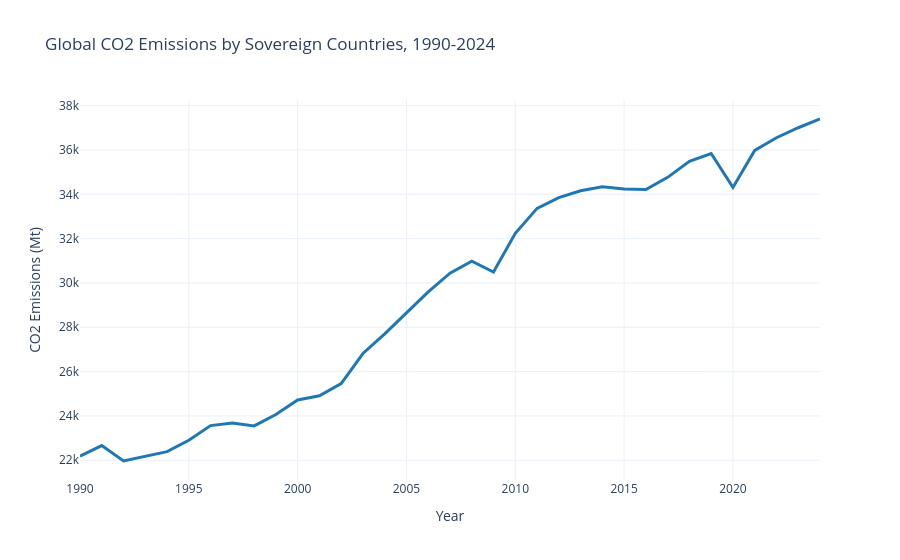

Notebook code cell kept with this figure:
### Markdown cell above
<a id="w1-3"></a>
### 1.3 Exploratory Data Analysis (EDA)

### Code cell
global_co2 = df.groupby("year")["co2"].sum().reset_index()

fig = px.line(
    global_co2, x="year", y="co2",
    title="Global CO2 Emissions by Sovereign Countries, 1990-2024",
    labels={"co2": "CO2 Emissions (Mt)", "year": "Year"},
)
fig.update_traces(line_color="#1f77b4", line_width=3)
fig.update_layout(template="plotly_white")
fig.show()

### Figure 1 — Plotly figure (JSON) as saved in the notebook; plotly's stock layout.template omitted (floating-point values rounded to 4 significant figures)
{"data": [{"hovertemplate": "Year=%{x}<br>CO2 Emissions (Mt)=%{y}<extra></extra>", "legendgroup": "", "line": {"color": "#1f77b4", "dash": "solid", "width": 3}, "marker": {"symbol": "circle"}, "mode": "lines", "name": "", "orientation": "v", "showlegend": false, "type": "scatter", "x": [1990, 1991, 1992, 1993, 1994, 1995, 1996, 1997, 1998, 1999, 2000, 2001, 2002, 2003, 2004, 2005, 2006, 2007, 2008, 2009, 2010, 2011, 2012, 2013, 2014, 2015, 2016, 2017, 2018, 2019, 2020, 2021, 2022, 2023, 2024], "xaxis": "x", "y": [22180.0, 22660.0, 21970.0, 22190.0, 22390.0, 22900.0, 23560.0, 23680.0, 23550.0, 24060.0, 24720.0, 24910.0, 25460.0, 26820.0, 27700.0, 28650.0, 29600.0, 30440.0, 30980.0, 30490.0, 32240.0, 33370.0, 33850.0, 34160.0, 34340.0, 34240.0, 34210.0, 34770.0, 35490.0, 35840.0, 34310.0, 35980.0, 36550.0, 37000.0, 37400.0], "yaxis": "y"}], "layout": {"legend": {"tracegroupgap": 0}, "title": {"text": "Global CO2 Emissions by Sovereign Countries, 1990-2024"}, "xaxis": {"anchor": "y", "domain": [0.0, 1.0], "title": {"text": "Year"}}, "yaxis": {"anchor": "x", "domain": [0.0, 1.0], "title": {"text": "CO2 Emissions (Mt)"}}}}
